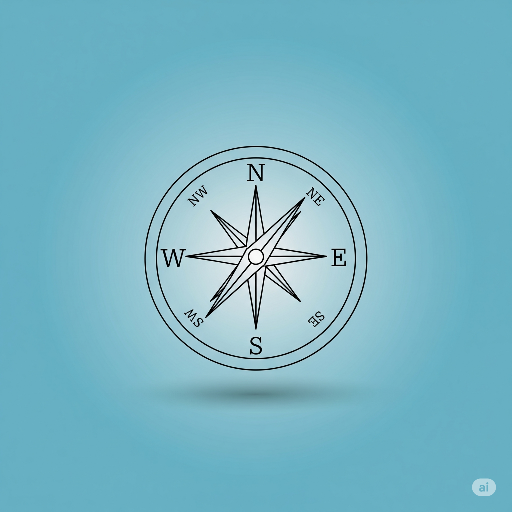
#> input picture python/GoogleAutomation/automating-real-world-tasks/module01/compass.png, 512 x 512 px
$ python flipped-and-resized-image.py
#> lines starting #> are read from the running program, lines starting #| are printed output that depends on the picture
from PIL import Image
img = Image.open("compass.png")
#> img is the input picture: PIL image 512x512 RGBA; mean R, G, B, A 120, 181.5, 197.4, 255
img.rotate(180).resize((1200,1200)).save("flipped_and_resized_compass.png")
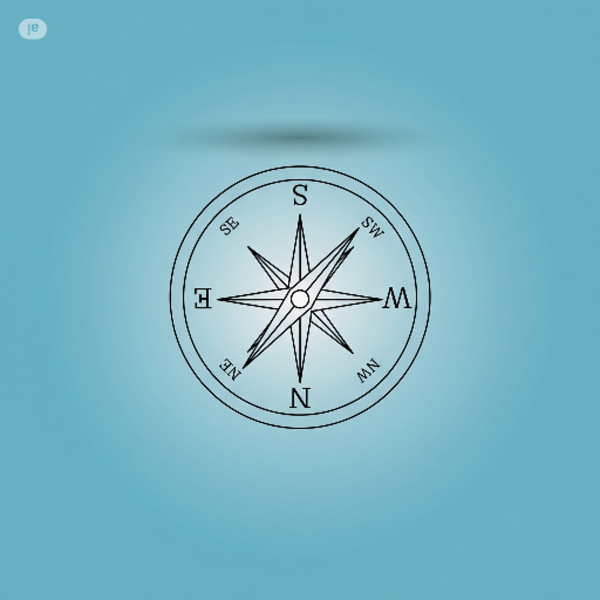
#> saved as flipped_and_resized_compass.png: PIL image 1200x1200 RGBA (shown at 1/2 size); mean R, G, B, A 120, 181.5, 197.4, 255
